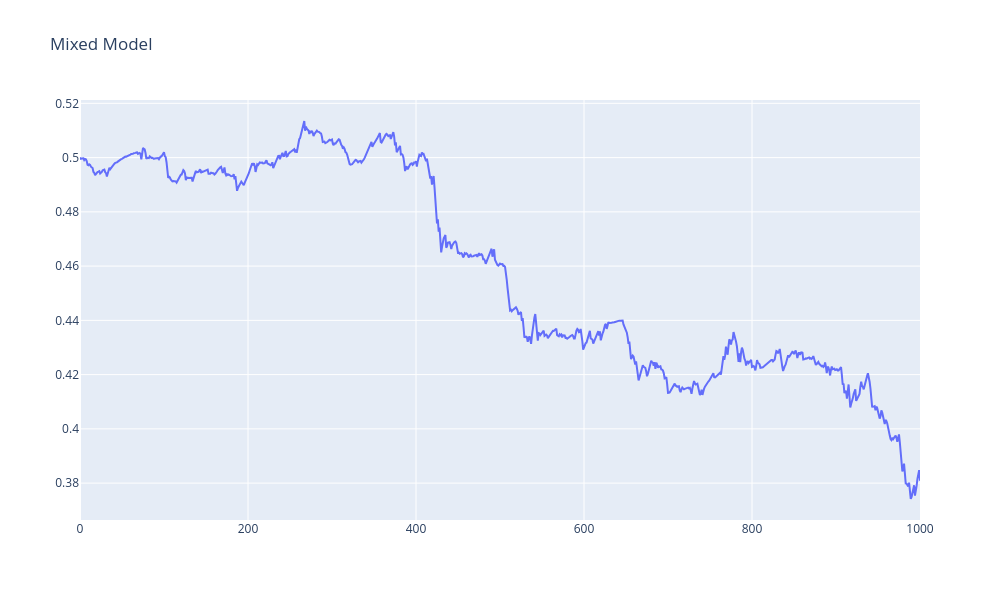

Notebook cell for this chart:
### Code cell
fig = go.Figure(data=[
    go.Scatter(x=[i for i in range(len(p_list))], y=p_list, name="p")
])
fig.update_layout(title="Mixed Model", width=1000, height=600)
fig.show()

### Figure 1 — Plotly figure (JSON) as saved in the notebook; plotly's stock layout.template omitted (floating-point values rounded to 4 significant figures; data arrays with more than 128 entries replaced by an {"elided": "..."} marker saying what was removed)
{"data": [{"name": "p", "x": {"elided": "1001 int values"}, "y": {"elided": "1001 float values"}, "type": "scatter"}], "layout": {"title": {"text": "Mixed Model"}, "width": 1000, "height": 600}}
